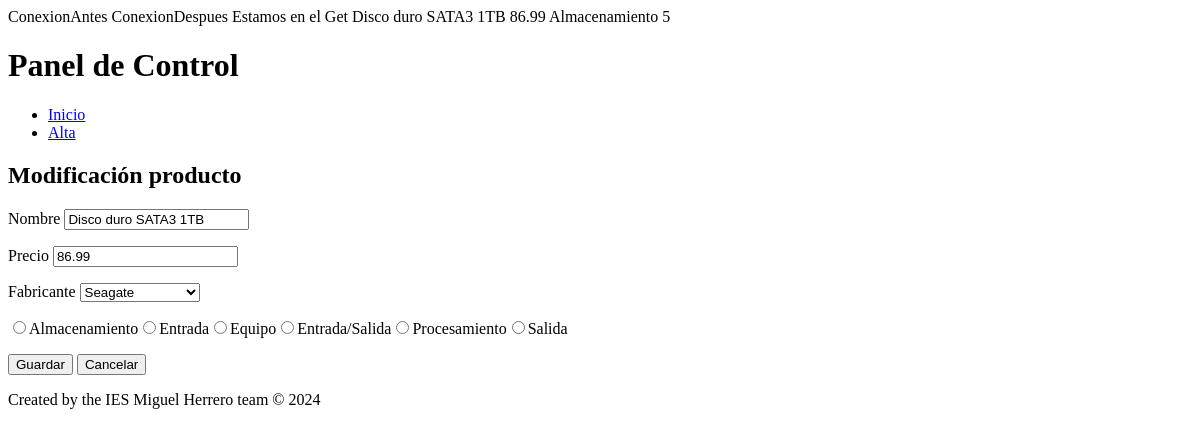
The page /edit.php?id=1 on the database as committed earlier.
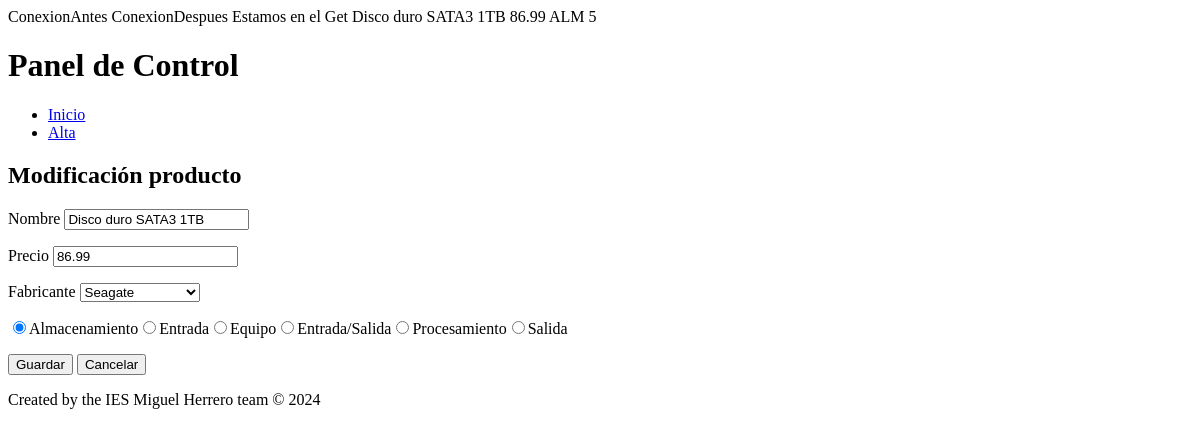
The same page on the database as committed later.
### tables this page shows
CREATE TABLE producto (
  id INT UNSIGNED AUTO_INCREMENT PRIMARY KEY,
  nombre VARCHAR(100) NOT NULL,
  precio DOUBLE NOT NULL,
  tipo VARCHAR(100) NOT NULL,
  id_fabricante INT UNSIGNED NOT NULL,
  FOREIGN KEY (id_fabricante) REFERENCES fabricante(id)
);

### src/edit.php (the view, shortened to what this page needs)
<?php
include_once("config.php");
?>
<?php
echo "Estamos en el Get\n";
$id = $_GET['id'];
$id = mysqli_real_escape_string($mysqli, $id);
$result = mysqli_query($mysqli, "SELECT nombre, precio, tipo, id_fabricante FROM producto WHERE id = '$id'");
$row1 = mysqli_fetch_assoc($result);
$name = $row1['nombre'];
echo $name."\n";
$price = $row1['precio'];
echo $price."\n";
$type = $row1['tipo'];
echo $type."\n";
$code = $row1['id_fabricante'];
echo $code."\n";
?>
<!DOCTYPE html>
<html>
<head>
</head>
<body>
<div>
	<header>
		<h1>Panel de Control</h1>
	</header>
	<main>
	<ul>
		<li><a href="index.php" >Inicio</a></li>
		<li><a href="add.php" >Alta</a></li>
	</ul>
	<h2>Modificación producto</h2>
	<form action="edit.php" method="post">
		<div><p>
			<label for="name">Nombre</label>
			<input type="text" name="name" id="name" value="<?php echo $name;?>" required>
		</p></div>
		<div><p>
			<label for="price">Precio</label>
			<input type="number" name="price" id="price" step="0.01" value="<?php echo $price;?>" required>
		</p></div>
		<div><p>
			<label for="code">Fabricante</label>
			<?php
	 			$result = mysqli_query($mysqli, "select id, nombre from fabricante ORDER BY id DESC");
			?>
      		<select name="code" id="code" placeholder="fabricante" required>
       		 	<?php
        		while($row = mysqli_fetch_array($result)) {
					if ($code==$row['id'])
                    	printf("<option selected value=%s>%s</option>",$row['id'],$row['nombre']);
                        else
                     	printf("<option value=%s>%s</option>",$row['id'],$row['nombre']);
          		}?>
       		</select>
		</p></div>
		<div><p>
			<?php
			$tipos = [	"ALM"=>"Almacenamiento",
			"ENT"=>"Entrada",
			"EQU"=>"Equipo",
			"E/S"=>"Entrada/Salida",
			"PRO"=>"Procesamiento",
			"SAL"=>"Salida"
			];
			foreach ($tipos as $key=>$value)
			{
				if ($type==$key)
					printf("<input type=\"radio\" name=\"type\" value=\"%s\" id=\"%s\" checked>",$key, $key);
				else
					printf("<input type=\"radio\" name=\"type\" value=\"%s\" id=\"%s\">",$key, $key);
				printf("<label for=\"%s\">%s</label>",$key,$value);
			}
			?>
		<p></div>
		<div >
			<input type="submit" name="modifica" value="Guardar">
			<input type="button" value="Cancelar" onclick="location.href='index.php'">
		</div>
	</form>
	</main>
	<footer>
	Created by the IES Miguel Herrero team &copy; 2024
  	</footer>
</div>
</body>
</html>

Rows that differ between the two databases and show on the page:
changed producto "Disco duro SATA3 1TB": tipo "Almacenamiento" → "ALM"
Other text that changed with them:
list line gone: "☐ Almacenamiento"
new list line: "☑ Almacenamiento"
